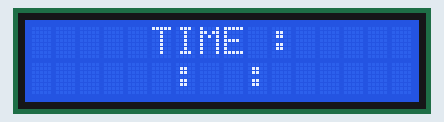
This sketch was run on a simulated Arduino Uno, built with avr-gcc and run on an emulated ATmega328P. Shown: 16×2 character LCD.

Above: at 0.1 s.
At 4.1 s:
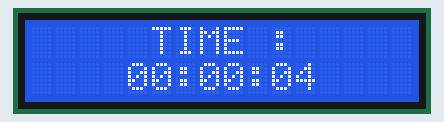
At 9.1 s:
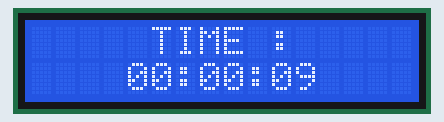
At 19.1 s:
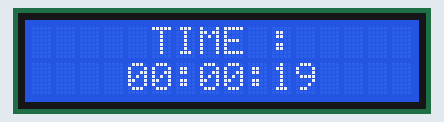
At 29.1 s:
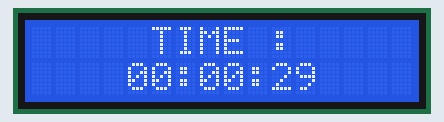
At 39.1 s:
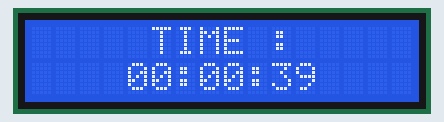

The sketch:

LCD_3.ino
```cpp
#include <Wire.h>
#include <LiquidCrystal_I2C.h>

LiquidCrystal_I2C lcd(0x27,16,2);

int s=0;
int m=0;
int h=0;

unsigned long avant = 0;
const long interval = 1000;

void setup()
{
  lcd.begin();
  lcd.setCursor(5,0);
  lcd.print("TIME :");
  lcd.setCursor(6,1);
  lcd.print(":");
  lcd.setCursor(9,1);
  lcd.print(":");

}

void loop()
{

  unsigned long maintenant = millis();

  if(maintenant - avant >= interval) {

    avant = maintenant;
    s=s+1;
    if(s<10){
       lcd.setCursor(11,1);
       lcd.print(s);
       lcd.setCursor(10,1);
       lcd.print("0");
    }
    else{
       lcd.setCursor(10,1);
       lcd.print(s);
    }
    if(m<10){
       lcd.setCursor(8,1);
       lcd.print(m);
       lcd.setCursor(7,1);
       lcd.print("0");
    }
    else{
      lcd.setCursor(7,1);
      lcd.print(m);
    }
    if(h<10){
       lcd.setCursor(5,1);
       lcd.print(h);
       lcd.setCursor(4,1);
       lcd.print("0");
    }
    else{
       lcd.setCursor(4,1);
       lcd.print(h);
    }
    if(s==59){
      s=-1;
      m=m+1;
      if(m==60){
        m=0;
        h=h+1;
        if(h==24){
          h=0;
        }
      }
    }


}
}
```

Measured:
- what the display in image 1 shows lasts 1.0 s, from 4.0 s to 5.0 s
